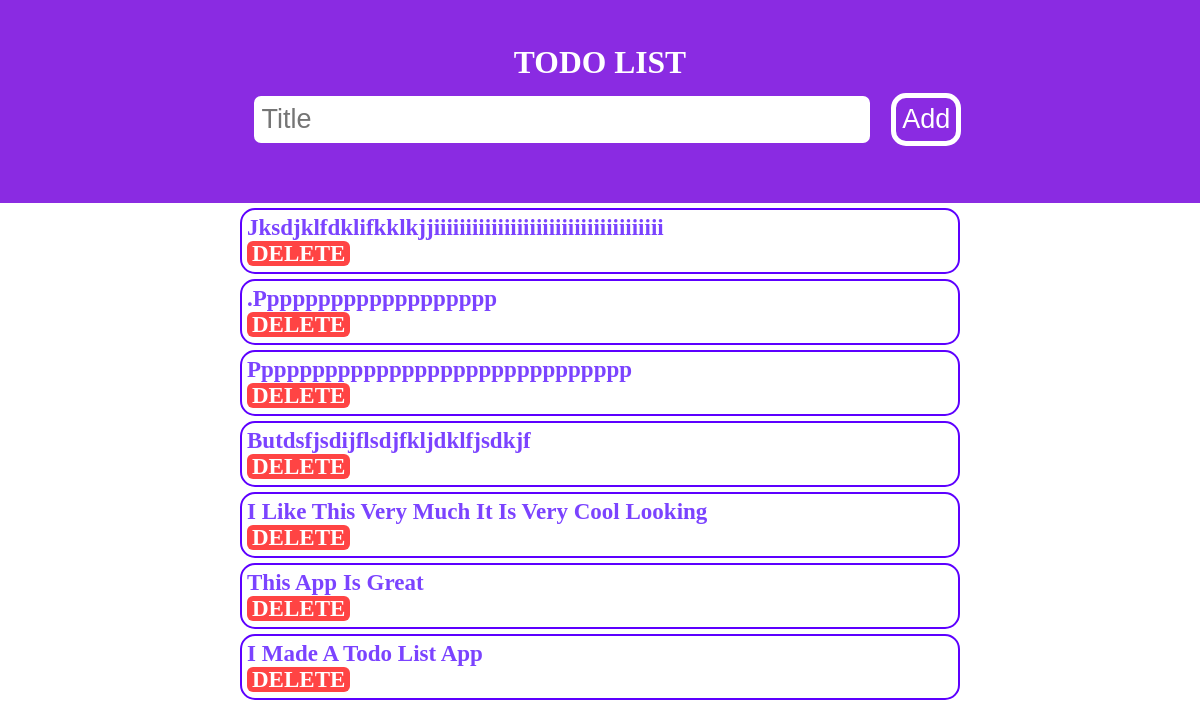
The page / on the database its author committed.
### todoapp/models.py (models this page shows, shortened)
class Todo(models.Model):
    title = models.CharField(max_length=1000)

### todoapp/views.py (the view)
# urls.py: path('', views.index, name='index'),
def index(request):
    todo = Todo.objects.all()
    if request.method == 'POST':
        new_todo = Todo(
            title = request.POST['title']
        )
        new_todo.save()
        return redirect('/')
    return render(request, 'index.html', {'todos': todo})

### templates/index.html (shortened to what this page needs)
<!DOCTYPE html>
<html lang="en">
<head>
    <link rel="stylesheet" href="static/index.css">
</head>
<body>
    <div id="head">
        <h3>TODO LIST</h3>
        <form action="" method="POST">
            <input type="text" name='title' id="enter" placeholder="Title">
            <button type="submit" id="Add-item">Add</button>
        </form>
    </div>
    <div id="items">
        {% for todo in todos reversed %}
            <div class="list">
                <li id="list-item">{{todo.title | title}}</li>
                <span id="close">
                    <a id="a"
                     href="delete/{{todo.id}}">DELETE</a>
                </span>
            </div>
        {% endfor %}
    </div>
</body>
</html>

### static/index.css (style rules this page uses)
* { margin: 0; }
#head { font-size: 27px; color: white; text-align: center; padding: 45px; background-color: rgb(88, 38, 226); }
#Add-item { padding: 6px; background-color:blueviolet; color: white; font-size: 27px; border-radius: 15px; border:5px solid white; }
#enter { font-size: 27px; padding: 3px; border-radius: 7px; width: 600px; margin: 15px; border:5px solid white; }
.list { padding: 5px; font-weight: bold; color: rgb(123, 67, 255); font-size:23px; background-color: rgb(255, 255, 255); margin: 5px; margin-right: 240px; margin-left: 240px; border-radius: 15px; border:2px solid rgb(93, 0, 255); }
li { list-style-type: None; }
#a { text-decoration: None; color:white; }
#close { border-radius: 6px; padding-top: 0px; padding-right: 5px; padding-left: 5px; background-color: rgb(255, 68, 68); color: white; }

### rows shown on the page
Todo: title "Jksdjklfdklifkklkjjiiiiiiiiiiiiiiiiiiiiiiiiiiiiiiiiiiii"
Todo: title ".Ppppppppppppppppppp"
Todo: title "Pppppppppppppppppppppppppppppp"
Todo: title "Butdsfjsdijflsdjfkljdklfjsdkjf"
Todo: title "I Like This Very Much It Is Very Cool Looking"
Todo: title "This App Is Great"
Todo: title "I Made A Todo List App"
